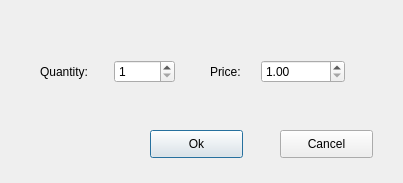
<?xml version="1.0" encoding="UTF-8"?>
<ui version="4.0">
 <class>QuantityPriceForm</class>
 <widget class="QDialog" name="QuantityPriceForm">
  <property name="geometry">
   <rect>
    <x>0</x>
    <y>0</y>
    <width>403</width>
    <height>183</height>
   </rect>
  </property>
  <property name="windowTitle">
   <string>Dialog</string>
  </property>
  <property name="styleSheet">
   <string notr="true"/>
  </property>
  <widget class="QWidget" name="layoutWidget">
   <property name="geometry">
    <rect>
     <x>40</x>
     <y>60</y>
     <width>135</width>
     <height>24</height>
    </rect>
   </property>
   <layout class="QHBoxLayout" name="horizontalLayout">
    <item>
     <widget class="QLabel" name="label_2">
      <property name="text">
       <string>Quantity:</string>
      </property>
     </widget>
    </item>
    <item>
     <widget class="QLabel" name="label">
      <property name="text">
       <string/>
      </property>
     </widget>
    </item>
    <item>
     <widget class="QSpinBox" name="quantity">
      <property name="minimum">
       <number>1</number>
      </property>
      <property name="maximum">
       <number>10000</number>
      </property>
     </widget>
    </item>
   </layout>
  </widget>
  <widget class="QWidget" name="layoutWidget">
   <property name="geometry">
    <rect>
     <x>210</x>
     <y>60</y>
     <width>135</width>
     <height>24</height>
    </rect>
   </property>
   <layout class="QHBoxLayout" name="horizontalLayout_2">
    <item>
     <widget class="QLabel" name="label_3">
      <property name="text">
       <string>Price:</string>
      </property>
     </widget>
    </item>
    <item>
     <widget class="QDoubleSpinBox" name="price">
      <property name="minimum">
       <double>1.000000000000000</double>
      </property>
      <property name="maximum">
       <double>9999999.000000000000000</double>
      </property>
     </widget>
    </item>
   </layout>
  </widget>
  <widget class="QPushButton" name="ok">
   <property name="geometry">
    <rect>
     <x>150</x>
     <y>130</y>
     <width>93</width>
     <height>28</height>
    </rect>
   </property>
   <property name="text">
    <string>Ok</string>
   </property>
  </widget>
  <widget class="QPushButton" name="cancel">
   <property name="geometry">
    <rect>
     <x>280</x>
     <y>130</y>
     <width>93</width>
     <height>28</height>
    </rect>
   </property>
   <property name="text">
    <string>Cancel</string>
   </property>
  </widget>
 </widget>
 <resources/>
 <connections>
  <connection>
   <sender>cancel</sender>
   <signal>clicked()</signal>
   <receiver>QuantityPriceForm</receiver>
   <slot>close()</slot>
   <hints>
    <hint type="sourcelabel">
     <x>322</x>
     <y>139</y>
    </hint>
    <hint type="destinationlabel">
     <x>379</x>
     <y>95</y>
    </hint>
   </hints>
  </connection>
  <connection>
   <sender>ok</sender>
   <signal>clicked()</signal>
   <receiver>QuantityPriceForm</receiver>
   <slot>accept()</slot>
   <hints>
    <hint type="sourcelabel">
     <x>155</x>
     <y>141</y>
    </hint>
    <hint type="destinationlabel">
     <x>94</x>
     <y>122</y>
    </hint>
   </hints>
  </connection>
 </connections>
</ui>
